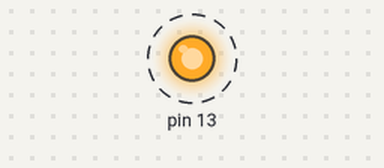
Bench run of a sketch on a simulated Arduino Uno, built for the host (arithmetic inside an expression is 32-bit, double 64-bit). On the bench: output pins drawn as LEDs (lit = HIGH). Dashed ring = blinking. What the sketch prints to the serial monitor is not drawn.

Above: at 0.2 s.
Timing chart, 0 to 3.1 s (numbered marks = the images above):
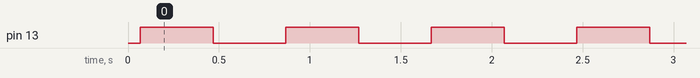

The sketch:

sketch_asm.ino
```cpp
#include "testasm.h"

void setup() {
  // put your setup code here, to run once
  Serial.begin(9600);
  Serial.println("Fib(0) is");
  Serial.println(fib(0));
  Serial.println("Fib(1) is");
  Serial.println(fib(1));
  Serial.println("Fib(2) is");
  Serial.println(fib(2));
  Serial.println("Fib(3) is");
  Serial.println(fib(3));
  Serial.println("Fib(4) is");
  Serial.println(fib(4));
  Serial.println("Fib(10) is");
  Serial.println(fib(10));
  Serial.println("Fib(11) is");
  Serial.println(fib(11));
  Serial.println("Fib(12) is");
  Serial.println(fib(12));
  Serial.println("Fib(13) is");
  Serial.println(fib(13));
  pinMode (13, OUTPUT);
}

void loop() {
  // put your main code here, to run repeatedly:
  digitalWrite (13, HIGH);
  delay(400);
  digitalWrite (13, LOW);
  delay(400);
}
```

testasm.cpp
```cpp
#include "testasm.h"

/* the attribute "used" tells the compiler to not inline this function */
__attribute__((used))
unsigned int fib(unsigned char n) {
  unsigned int out;

  asm volatile (R"(

   rjmp start_of_assembly_fib

   .data
   ; any data values/static storage can go here

   .text

start_of_assembly_fib:
   ; Your assembly language program goes here

   ; Tell the compiler to move the argument n into registers
   ; r24
   mov r24,%1

   ; we call recurse, and are the only part that has access to jmp end_of_assembly_fib
   ; all other calls bottom out to a ret
   call recurse
   jmp end_of_assembly_fib
   ;
   ;  --- YOUR CODE GOES HERE ---
   ;       r24 = n

   ; if the input is less than 2, we can just return its value,
   ; but we have to be sure to clear out the top bit as the function
   ; definition is for a 16bit int
recurse:
   cpi r24, 2
   clr r25
   brcc continue_func
   ret

   ; if procedure made it here, then the value is >= 2, so some actual computation is needed
continue_func:

   ; first thing we do is save n for future calls
   push r24

   ; decrement r24 for fib(n-1), then call recurse
   dec r24
   call recurse

   ; pop n back into r25 and decrement it twice for fib(n-2)
   pop r25
   dec r25
   dec r25

   ; r24 at this point has the return value of our first fib call (8bit value), but we need to push
   ; it onto the stack since r24 is needed by recurse as its argument
   push r24

   ; set r24 to the correct argument for recurse, and call
   mov r24, r25
   call recurse


   ; pop the result from our first fib call into r25, r24 has the result of our
   ; second fib call, so we add them and return
   pop r25
   add r24, r25
   clr r25
   ret
   ; rjmp end_of_assembly_fib
   ;
   ;  --- YOUR CODE ENDS ---
   ;      The result must be in the register pair r25:r24
   ;      You can also rjmp to the label end_of_assembly if you need to.
   ;
end_of_assembly_fib:
   ; -- move r24 to the 16-bit word in variable out
   clr r25
   movw %0,r24

)" : "=w" (out)  /* out is %0, and a 16-bit variable that is modified
        by the assembly language */
   : "r" (n)  /* n is %1
        variables */
   : "r25", "r24");   /* r24, r25 are modified by this assembly
       language fragment */

  return out;
}
```

testasm.h
```cpp
unsigned int fib(unsigned char n);
```

Measured:
- by itself, pin 13: alternates HIGH for 0.40 s and LOW for 0.40 s
